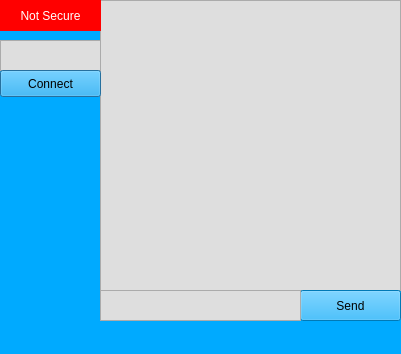
<?xml version="1.0" encoding="UTF-8"?>
<ui version="4.0">
 <class>Dialog</class>
 <widget class="QDialog" name="Dialog">
  <property name="geometry">
   <rect>
    <x>0</x>
    <y>0</y>
    <width>401</width>
    <height>354</height>
   </rect>
  </property>
  <property name="windowTitle">
   <string>cyfr</string>
  </property>
  <property name="styleSheet">
   <string notr="true">background-color: rgb(0, 170, 255);</string>
  </property>
  <widget class="QTextBrowser" name="textBrowser">
   <property name="geometry">
    <rect>
     <x>100</x>
     <y>0</y>
     <width>301</width>
     <height>291</height>
    </rect>
   </property>
   <property name="styleSheet">
    <string notr="true">background-color: rgb(222, 222, 222);</string>
   </property>
  </widget>
  <widget class="QTextEdit" name="ipInputTextBox">
   <property name="geometry">
    <rect>
     <x>0</x>
     <y>40</y>
     <width>101</width>
     <height>31</height>
    </rect>
   </property>
   <property name="styleSheet">
    <string notr="true">background-color: rgb(222, 222, 222);</string>
   </property>
  </widget>
  <widget class="QPushButton" name="connectButton">
   <property name="geometry">
    <rect>
     <x>0</x>
     <y>70</y>
     <width>101</width>
     <height>27</height>
    </rect>
   </property>
   <property name="text">
    <string>Connect</string>
   </property>
  </widget>
  <widget class="QPushButton" name="sendButton">
   <property name="geometry">
    <rect>
     <x>300</x>
     <y>290</y>
     <width>101</width>
     <height>31</height>
    </rect>
   </property>
   <property name="text">
    <string>Send</string>
   </property>
  </widget>
  <widget class="QTextEdit" name="msgInputTextBox">
   <property name="geometry">
    <rect>
     <x>100</x>
     <y>290</y>
     <width>201</width>
     <height>31</height>
    </rect>
   </property>
   <property name="styleSheet">
    <string notr="true">background-color: rgb(222, 222, 222);</string>
   </property>
  </widget>
  <widget class="QLabel" name="secureLabel">
   <property name="geometry">
    <rect>
     <x>0</x>
     <y>0</y>
     <width>101</width>
     <height>31</height>
    </rect>
   </property>
   <property name="styleSheet">
    <string notr="true">background-color: rgb(255, 0, 0);
color: rgb(255, 255, 255);</string>
   </property>
   <property name="text">
    <string>Not Secure</string>
   </property>
   <property name="alignment">
    <set>Qt::AlignCenter</set>
   </property>
  </widget>
 </widget>
 <resources/>
 <connections/>
</ui>
